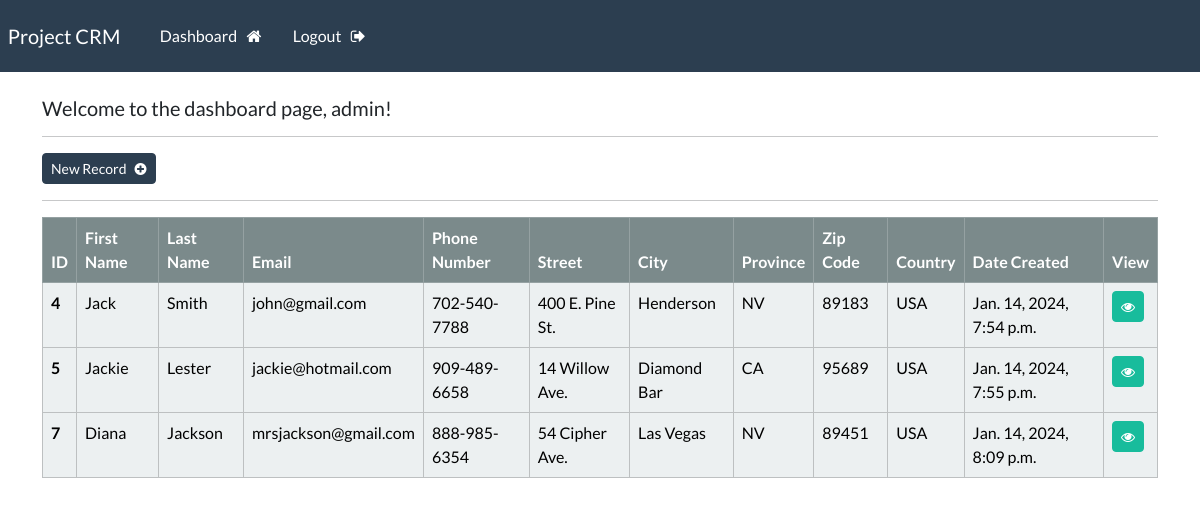
The page /dashboard/ (signed in) on the database its author committed.
### webapp/models.py (models this page shows, shortened)
class Record(models.Model):
    creation_date = models.DateTimeField(auto_now_add=True)
    first_name = models.CharField(max_length=100)
    last_name = models.CharField(max_length=100)
    email_address = models.EmailField(max_length=255)
    phone_number = models.CharField(max_length=20)
    address = models.CharField(max_length=255)
    city = models.CharField(max_length=100)
    province = models.CharField(max_length=100)
    postal_code = models.CharField(max_length=10)
    country = models.CharField(max_length=100)

### webapp/views.py (the view)
# urls.py: path("dashboard/", views.dashboard, name="dashboard"), # - CRUD starts here
@login_required(login_url="login")
def dashboard(request):
    records = Record.objects.all()
    context = {"records": records}
    return render(request, "webapp/dashboard.html", context=context)

### webapp/templates/webapp/dashboard.html
{% extends "webapp/base.html" %}
{% block content %}
    <h5>Welcome to the dashboard page, {{ user }}!</h5>
    <hr>
    <a class="btn btn-primary btn-sm" href="{% url 'create-record' %}">New Record &nbsp; <i class="fa fa-plus-circle" aria-hidden="true"></i></a>
    <hr>
    <table class="table table-light table-hover table-bordered">
        <thead class="table-dark">
            <tr>
                <th scope="col">ID</th>
                <th scope="col">First Name</th>
                <th scope="col">Last Name</th>
                <th scope="col">Email</th>
                <th scope="col">Phone Number</th>
                <th scope="col">Street</th>
                <th scope="col">City</th>
                <th scope="col">Province</th>
                <th scope="col">Zip Code</th>
                <th scope="col">Country</th>
                <th scope="col">Date Created</th>
                <th scope="col">View</th>
            </tr>
        </thead>
        <tbody>
            {% if records %}
                {% for record in records %}
                <tr>
                    <th scope="row">{{ record.id }}</th>
                    <td>{{ record.first_name }}</td>
                    <td>{{ record.last_name }}</td>
                    <td>{{ record.email_address }}</td>
                    <td>{{ record.phone_number }}</td>
                    <td>{{ record.address }}</td>
                    <td>{{ record.city }}</td>
                    <td>{{ record.province }}</td>
                    <td>{{ record.postal_code }}</td>
                    <td>{{ record.country }}</td>
                    <td>{{ record.creation_date }}</td>
                    <td><a class="btn btn-success btn-sm" href="{% url 'record' record.id %}"><i class="fa fa-eye" aria-hidden="true"></i></a></td>
                </tr>
                {% endfor %}
            {% endif %}
        </tbody>
    </table>
{% endblock %}

### rows shown on the page
Record: id "4", first_name "Jack", last_name "Smith", email_address "john@gmail.com", phone_number "702-540-7788", address "400 E. Pine St.", city "Henderson", province "NV", postal_code "89183", country "USA", creation_date "Jan. 14, 2024, 7:54 p.m."
Record: id "5", first_name "Jackie", last_name "Lester", email_address "jackie@hotmail.com", phone_number "909-489-6658", address "14 Willow Ave.", city "Diamond Bar", province "CA", postal_code "95689", country "USA", creation_date "Jan. 14, 2024, 7:55 p.m."
Record: id "7", first_name "Diana", last_name "Jackson", email_address "mrsjackson@gmail.com", phone_number "888-985-6354", address "54 Cipher Ave.", city "Las Vegas", province "NV", postal_code "89451", country "USA", creation_date "Jan. 14, 2024, 8:09 p.m."

### other values the page prints
{{ user }} "admin"
